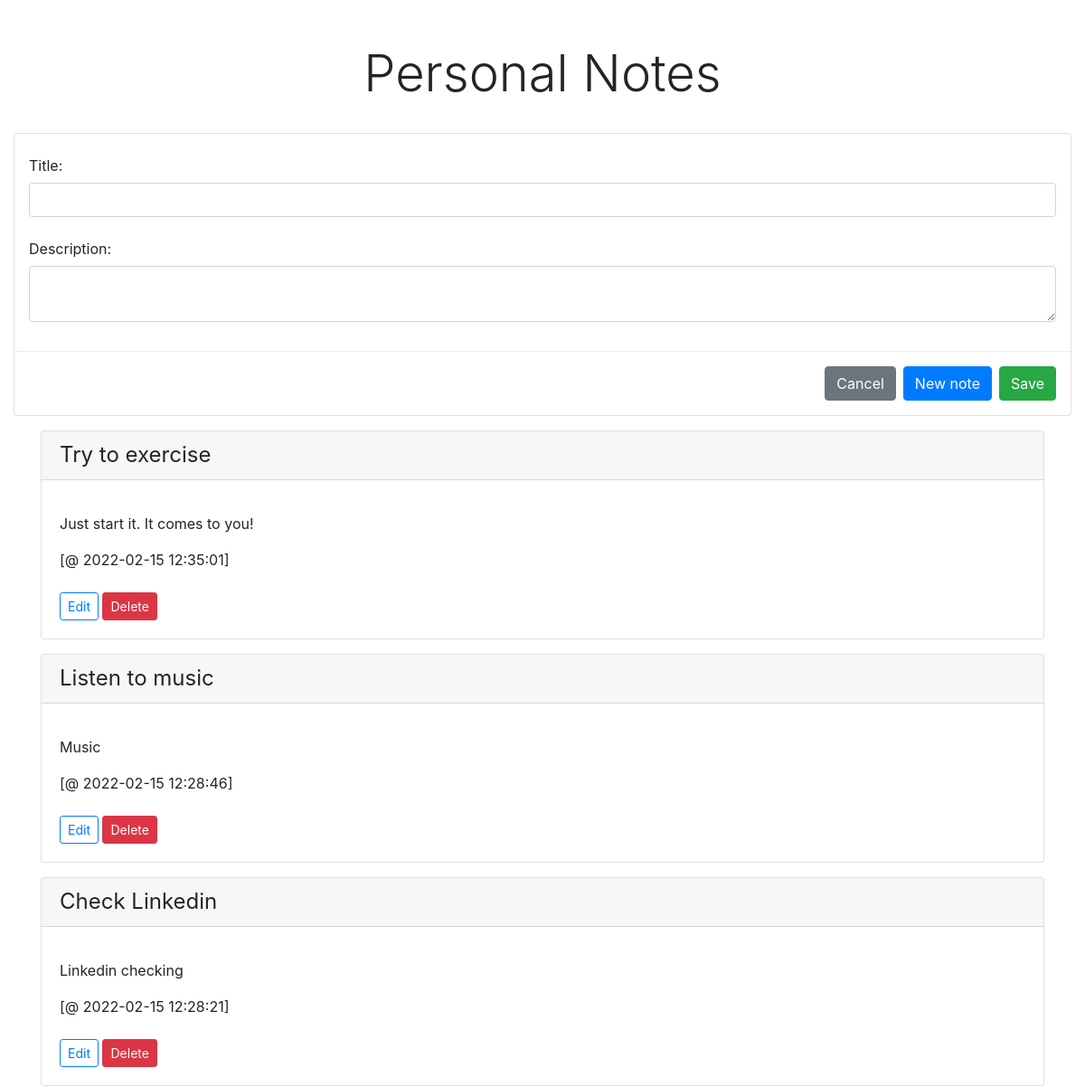
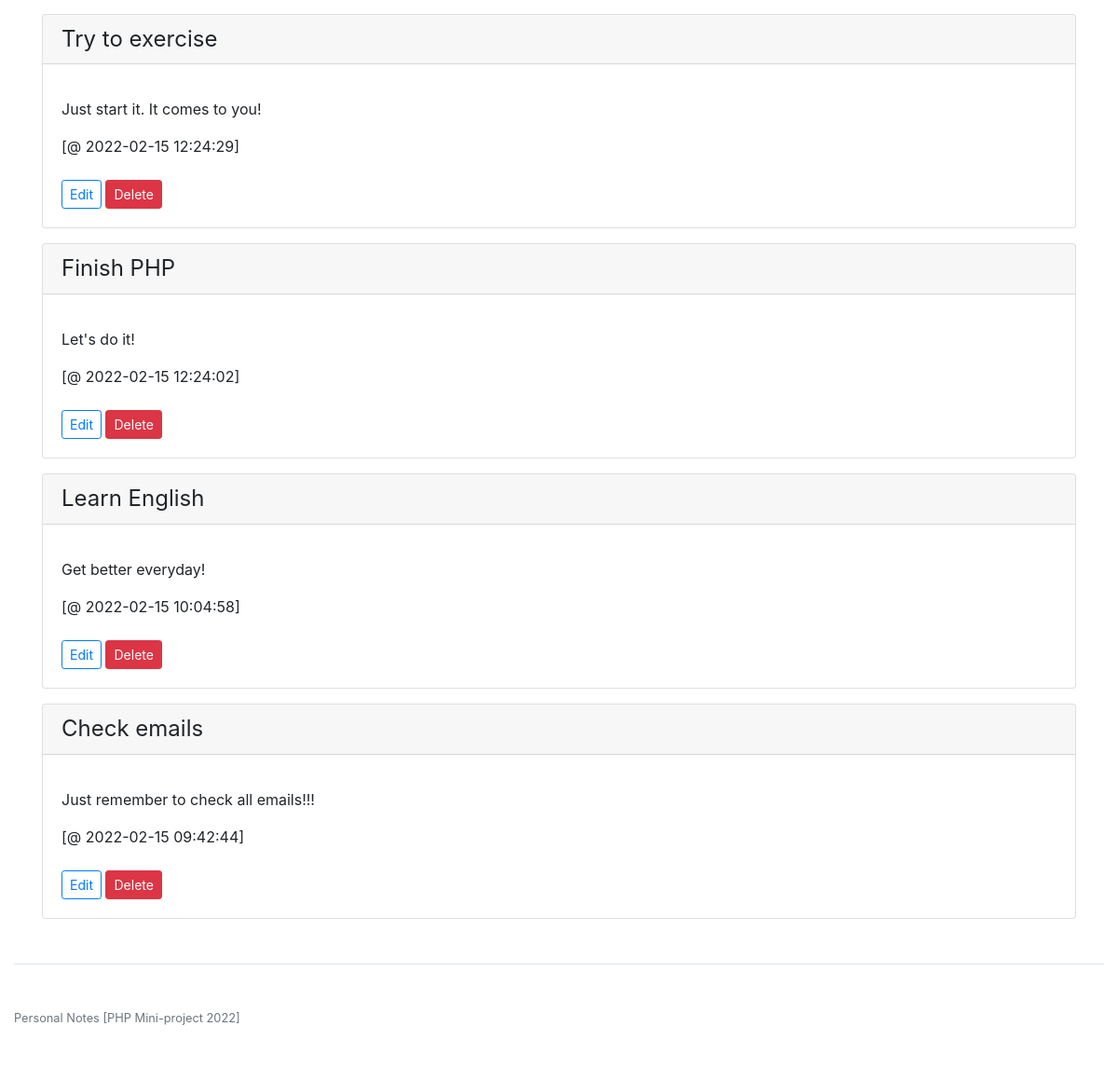
The page / on the database its author committed (2 pictures, top to bottom).
### tables this page shows
CREATE TABLE `notes` (
  `id` bigint(20) UNSIGNED NOT NULL,
  `title` varchar(255) NOT NULL,
  `description` varchar(1024) NOT NULL,
  `create_date` datetime NOT NULL
);

### Connection.php (called while the page is built, shortened)
<?php
class Connection
{
    public PDO $pdo;
    public function __construct()
    {
        $this->pdo = new PDO("mysql:server=" . DB_HOST . ";dbname=" . DB_NAME . "" , DB_USER, DB_PASSWORD);
        $this->pdo->setAttribute(PDO::ATTR_ERRMODE, PDO::ERRMODE_EXCEPTION);
    }
    public function getNotes()
    {
        $statement = $this->pdo->prepare("SELECT * FROM notes ORDER BY create_date DESC");
        $statement->execute();
        return $statement->fetchAll(PDO::FETCH_ASSOC);
    }
}
return new Connection();

### index.php (the view, shortened to what this page needs)
<?php
$connection = require_once "./Connection.php";
$notes = $connection->getNotes();
$currentNote = ['id' => '', 'title' => '', 'description' => ''];
?>
<!doctype html>
<html lang="en">
<head>
    <link href="https://getbootstrap.com/docs/4.0/dist/css/bootstrap.min.css" rel="stylesheet">
    <link href="https://getbootstrap.com/docs/4.0/examples/pricing/pricing.css" rel="stylesheet">
</head>
<body>
    <div class="pricing-header px-3 py-3 pt-md-5 pb-md-4 mx-auto text-center">
        <h1 class="display-4">Personal Notes</h1>
    </div>
    <div class="container-fluid">
        <div class="card mb-3">
            <form action="save.php" method="POST">
                <div class="modal-body">
                    <div class="form-group">
                        <label for="title" class="col-form-label">Title:</label>
                        <input type="text" name="title" class="form-control" id="title" value="<?= $currentNote['title'] ?>">
                    </div>
                    <div class="form-group">
                        <label for="description" class="col-form-label">Description:</label>
                        <textarea name="description" class="form-control" id="description"><?= str_replace('<br />', '', $currentNote['description']) ?></textarea>
                    </div>
                </div>
                <div class="modal-footer">
                    <button type="button" class="btn btn-secondary" data-dismiss="modal" onclick="window.location.replace('index.php')">Cancel</button>
                    <button type="submit" class="btn btn-primary">New note</button>
                    <button type="submit" class="btn btn-success">Save</button>
                </div>
            </form>
        </div>
        <div class="container">
            <?php foreach ($notes as $note) : ?>
                <div class="card mb-3 box-shadow">
                    <div class="card-header">
                        <h4 class="my-0 font-weight-normal"><?= $note['title'] ?></h4>
                    </div>
                    <div class="card-body">
                        <ul class="list-unstyled mt-3 mb-4">
                            <li class="mb-3"><?= $note['description'] ?></li>
                            <li>[@ <?= $note['create_date'] ?>]</li>
                        </ul>
                        <button type="button" class="btn btn-sm btn-outline-primary" id="editButton" data-toggle="modal" data-target="#editModal" onclick="window.location.href='index.php?id=<?= $note['id'] ?>';">Edit</button>
                        <form action="delete.php" method="POST" style="display: inline-block" onsubmit="return confirm('Do you really want to delete this note?');">
                            <button type="submit" class="btn btn-sm btn-danger">Delete</button>
                        </form>
                    </div>
                </div>
            <?php endforeach; ?>
        </div>
        <footer class="pt-4 my-md-5 pt-md-5 border-top">
            <div class="row">
                <div class="col-12 col-md">
                    <small class="d-block mb-3 text-muted">Personal Notes [PHP Mini-project <?= date('Y') ?>]</small>
                </div>
            </div>
        </footer>
    </div>
</body>
</html>

### rows shown on the page
notes: title "Try to exercise", description "Just start it. It comes to you!", create_date "2022-02-15 12:35:01"
notes: title "Listen to music", description "Music", create_date "2022-02-15 12:28:46"
notes: title "Check Linkedin", description "Linkedin checking", create_date "2022-02-15 12:28:21"
notes: title "Try to exercise", description "Just start it. It comes to you!", create_date "2022-02-15 12:24:29"
notes: title "Finish PHP", description "Let's do it!", create_date "2022-02-15 12:24:02"
notes: title "Learn English", description "Get better everyday!", create_date "2022-02-15 10:04:58"
notes: title "Check emails", description "Just remember to check all emails!!!", create_date "2022-02-15 09:42:44"
